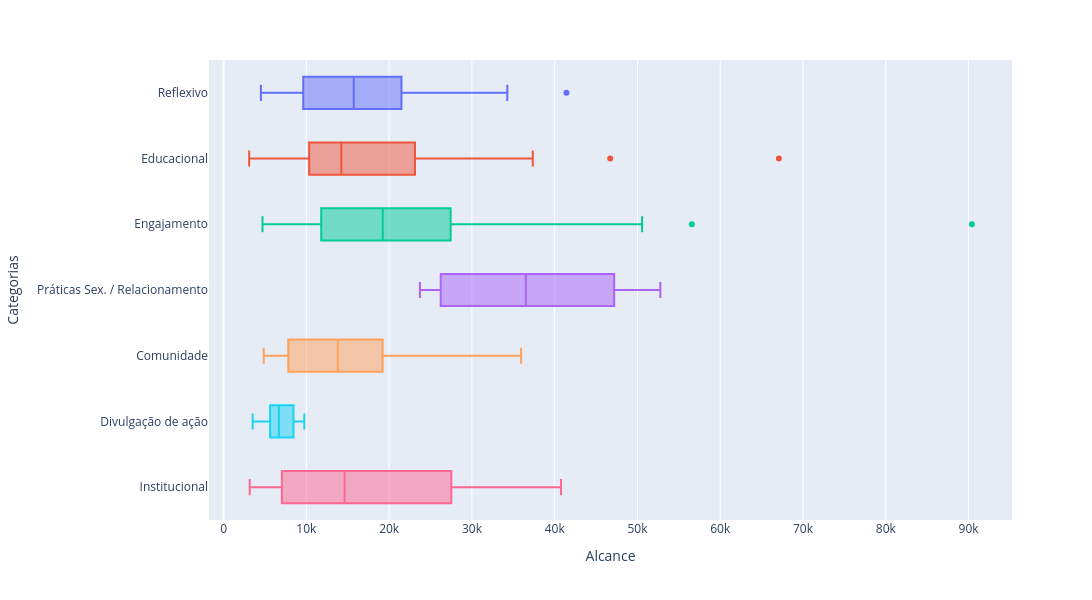

The notebook cell saved with this chart:
### Code cell
fig =px.box(df, x='Alcance', y='Categorias', color='Categorias')

fig.update_layout(
    width=1200,
    height=600,
    showlegend=False
)

### Figure 1 — Plotly figure (JSON) as saved in the notebook; plotly's stock layout.template omitted (floating-point values rounded to 4 significant figures)
{"data": [{"alignmentgroup": "True", "hovertemplate": "Categorias=%{y}<br>Alcance=%{x}<extra></extra>", "legendgroup": "Reflexivo", "marker": {"color": "#636efa"}, "name": "Reflexivo", "notched": false, "offsetgroup": "Reflexivo", "orientation": "h", "showlegend": true, "type": "box", "x": [10631, 28128, 18837, 23113, 11096, 21496, 6512, 21453, 16112, 18323, 9569, 18185, 13080, 41418, 4505, 27779, 16524, 12954, 11881, 16743, 9319, 9774, 10591, 8356, 32802, 21455, 4859, 5735, 31929, 34275, 20943, 15724, 8131, 9130, 9918, 8182, 11466, 31815, 24304], "x0": " ", "xaxis": "x", "y": ["Reflexivo", "Reflexivo", "Reflexivo", "Reflexivo", "Reflexivo", "Reflexivo", "Reflexivo", "Reflexivo", "Reflexivo", "Reflexivo", "Reflexivo", "Reflexivo", "Reflexivo", "Reflexivo", "Reflexivo", "Reflexivo", "Reflexivo", "Reflexivo", "Reflexivo", "Reflexivo", "Reflexivo", "Reflexivo", "Reflexivo", "Reflexivo", "Reflexivo", "Reflexivo", "Reflexivo", "Reflexivo", "Reflexivo", "Reflexivo", "Reflexivo", "Reflexivo", "Reflexivo", "Reflexivo", "Reflexivo", "Reflexivo", "Reflexivo", "Reflexivo", "Reflexivo"], "y0": " ", "yaxis": "y"}, {"alignmentgroup": "True", "hovertemplate": "Categorias=%{y}<br>Alcance=%{x}<extra></extra>", "legendgroup": "Educacional", "marker": {"color": "#EF553B"}, "name": "Educacional", "notched": false, "offsetgroup": "Educacional", "orientation": "h", "showlegend": true, "type": "box", "x": [15941, 33915, 10415, 46705, 13304, 11060, 15932, 67086, 10656, 15151, 7783, 14876, 32597, 10375, 17497, 10332, 37351, 25048, 23118, 13344, 27064, 6703, 4112, 6522, 36112, 18027, 3085, 34969, 6425, 23026, 9280, 12802, 19913, 13459, 9810, 13555, 9200, 17262], "x0": " ", "xaxis": "x", "y": ["Educacional", "Educacional", "Educacional", "Educacional", "Educacional", "Educacional", "Educacional", "Educacional", "Educacional", "Educacional", "Educacional", "Educacional", "Educacional", "Educacional", "Educacional", "Educacional", "Educacional", "Educacional", "Educacional", "Educacional", "Educacional", "Educacional", "Educacional", "Educacional", "Educacional", "Educacional", "Educacional", "Educacional", "Educacional", "Educacional", "Educacional", "Educacional", "Educacional", "Educacional", "Educacional", "Educacional", "Educacional", "Educacional"], "y0": " ", "yaxis": "y"}, {"alignmentgroup": "True", "hovertemplate": "Categorias=%{y}<br>Alcance=%{x}<extra></extra>", "legendgroup": "Engajamento", "marker": {"color": "#00cc96"}, "name": "Engajamento", "notched": false, "offsetgroup": "Engajamento", "orientation": "h", "showlegend": true, "type": "box", "x": [19230, 18362, 19772, 11068, 13247, 21789, 18745, 10110, 21114, 19222, 33624, 19254, 29687, 23322, 26968, 22647, 14454, 16457, 8757, 20659, 7937, 20352, 8066, 37042, 15318, 31802, 11832, 9746, 10585, 16851, 90398, 43834, 26798, 30594, 27390, 33631, 21125, 6528, 27538, 56564, 31494, 35335, 31368, 18120, 15202, 24271, 20642, 18165, 24455, 32216, 38812, 14601, 8585, 18852, 37199, 36957, 23992, 11285, 11665, 13159, 18717, 8054, 13393, 21653, 21167, 14598, 8087, 39298, 14158, 9045, 10384, 4694, 13258, 14438, 20127, 14448, 17945, 7687, 32376, 18306, 21592, 31336, 33631, 15287, 39799, 22339, 17095, 29158, 8126, 8818, 14109, 7975, 22479, 7422, 8261, 10172, 5717, 22923, 47088, 14486, 21288, 21288, 7524, 9640, 24357, 50560, 30032, 10073, 30878], "x0": " ", "xaxis": "x", "y": ["Engajamento", "Engajamento", "Engajamento", "Engajamento", "Engajamento", "Engajamento", "Engajamento", "Engajamento", "Engajamento", "Engajamento", "Engajamento", "Engajamento", "Engajamento", "Engajamento", "Engajamento", "Engajamento", "Engajamento", "Engajamento", "Engajamento", "Engajamento", "Engajamento", "Engajamento", "Engajamento", "Engajamento", "Engajamento", "Engajamento", "Engajamento", "Engajamento", "Engajamento", "Engajamento", "Engajamento", "Engajamento", "Engajamento", "Engajamento", "Engajamento", "Engajamento", "Engajamento", "Engajamento", "Engajamento", "Engajamento", "Engajamento", "Engajamento", "Engajamento", "Engajamento", "Engajamento", "Engajamento", "Engajamento", "Engajamento", "Engajamento", "Engajamento", "Engajamento", "Engajamento", "Engajamento", "Engajamento", "Engajamento", "Engajamento", "Engajamento", "Engajamento", "Engajamento", "Engajamento", "Engajamento", "Engajamento", "Engajamento", "Engajamento", "Engajamento", "Engajamento", "Engajamento", "Engajamento", "Engajamento", "Engajamento", "Engajamento", "Engajamento", "Engajamento", "Engajamento", "Engajamento", "Engajamento", "Engajamento", "Engajamento", "Engajamento", "Engajamento", "Engajamento", "Engajamento", "Engajamento", "Engajamento", "Engajamento", "Engajamento", "Engajamento", "Engajamento", "Engajamento", "Engajamento", "Engajamento", "Engajamento", "Engajamento", "Engajamento", "Engajamento", "Engajamento", "Engajamento", "Engajamento", "Engajamento", "Engajamento", "Engajamento", "Engajamento", "Engajamento", "Engajamento", "Engajamento", "Engajamento", "Engajamento", "Engajamento", "Engajamento"], "y0": " ", "yaxis": "y"}, {"alignmentgroup": "True", "hovertemplate": "Categorias=%{y}<br>Alcance=%{x}<extra></extra>", "legendgroup": "Práticas Sex. / Relacionamento", "marker": {"color": "#ab63fa"}, "name": "Práticas Sex. / Relacionamento", "notched": false, "offsetgroup": "Práticas Sex. / Relacionamento", "orientation": "h", "showlegend": true, "type": "box", "x": [47090, 39809, 52762, 35781, 36515, 47475, 24771, 26718, 23718], "x0": " ", "xaxis": "x", "y": ["Práticas Sex. / Relacionamento", "Práticas Sex. / Relacionamento", "Práticas Sex. / Relacionamento", "Práticas Sex. / Relacionamento", "Práticas Sex. / Relacionamento", "Práticas Sex. / Relacionamento", "Práticas Sex. / Relacionamento", "Práticas Sex. / Relacionamento", "Práticas Sex. / Relacionamento"], "y0": " ", "yaxis": "y"}, {"alignmentgroup": "True", "hovertemplate": "Categorias=%{y}<br>Alcance=%{x}<extra></extra>", "legendgroup": "Comunidade", "marker": {"color": "#FFA15A"}, "name": "Comunidade", "notched": false, "offsetgroup": "Comunidade", "orientation": "h", "showlegend": true, "type": "box", "x": [9242, 4848, 11805, 13185, 17999, 6795, 35943, 25383, 19209, 17478, 31682, 10692, 6515, 21934, 6124, 7815, 14342, 13504, 14108, 7336, 15126, 21480], "x0": " ", "xaxis": "x", "y": ["Comunidade", "Comunidade", "Comunidade", "Comunidade", "Comunidade", "Comunidade", "Comunidade", "Comunidade", "Comunidade", "Comunidade", "Comunidade", "Comunidade", "Comunidade", "Comunidade", "Comunidade", "Comunidade", "Comunidade", "Comunidade", "Comunidade", "Comunidade", "Comunidade", "Comunidade"], "y0": " ", "yaxis": "y"}, {"alignmentgroup": "True", "hovertemplate": "Categorias=%{y}<br>Alcance=%{x}<extra></extra>", "legendgroup": "Divulgação de ação", "marker": {"color": "#19d3f3"}, "name": "Divulgação de ação", "notched": false, "offsetgroup": "Divulgação de ação", "orientation": "h", "showlegend": true, "type": "box", "x": [6534, 6151, 7216, 9489, 7110, 6676, 3510, 9747, 4349, 8854, 5437], "x0": " ", "xaxis": "x", "y": ["Divulgação de ação", "Divulgação de ação", "Divulgação de ação", "Divulgação de ação", "Divulgação de ação", "Divulgação de ação", "Divulgação de ação", "Divulgação de ação", "Divulgação de ação", "Divulgação de ação", "Divulgação de ação"], "y0": " ", "yaxis": "y"}, {"alignmentgroup": "True", "hovertemplate": "Categorias=%{y}<br>Alcance=%{x}<extra></extra>", "legendgroup": "Institucional", "marker": {"color": "#FF6692"}, "name": "Institucional", "notched": false, "offsetgroup": "Institucional", "orientation": "h", "showlegend": true, "type": "box", "x": [3789, 17571, 3154, 40768, 33775, 11663, 21243, 10295], "x0": " ", "xaxis": "x", "y": ["Institucional", "Institucional", "Institucional", "Institucional", "Institucional", "Institucional", "Institucional", "Institucional"], "y0": " ", "yaxis": "y"}], "layout": {"boxmode": "overlay", "height": 600, "legend": {"title": {"text": "Categorias"}, "tracegroupgap": 0}, "margin": {"t": 60}, "showlegend": false, "width": 1200, "xaxis": {"anchor": "y", "autorange": true, "domain": [0, 1], "range": [-1766.0, 95250.0], "title": {"text": "Alcance"}, "type": "linear"}, "yaxis": {"anchor": "x", "autorange": true, "categoryarray": ["Institucional", "Divulgação de ação", "Comunidade", "Práticas Sex. / Relacionamento", "Engajamento", "Educacional", "Reflexivo"], "categoryorder": "array", "domain": [0, 1], "range": [-0.5, 6.5], "title": {"text": "Categorias"}, "type": "category"}}}
